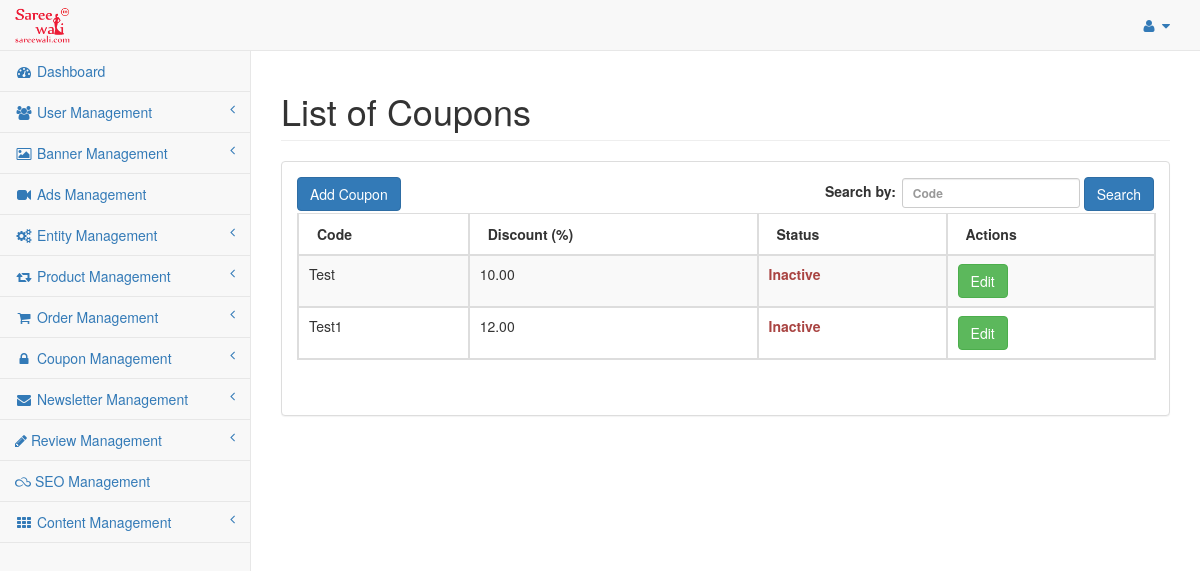
/index.php/admin/coupon/coupon_list, run on the app's committed database.
### tables this page shows
CREATE TABLE `saree_settings` (
  `settings_id` int(11) NOT NULL,
  `sitename` varchar(255) NOT NULL,
  `siteaddress` varchar(255) NOT NULL,
  `logoname` varchar(255) NOT NULL,
  `logopathname` varchar(255) NOT NULL,
  `facebook_page_url` varchar(255) NOT NULL,
  `gst_no` varchar(255) NOT NULL,
  `date_added` int(11) NOT NULL
);

CREATE TABLE `saree_coupon` (
  `coupon_id` int(11) NOT NULL,
  `code` varchar(255) NOT NULL,
  `discount` float(10,2) NOT NULL,
  `status` enum('Y','N') NOT NULL DEFAULT 'N',
  `date_added` int(11) NOT NULL,
  `date_modified` int(11) NOT NULL
);

### application/models/Defaultdata.php (called while the page is built, shortened)
<?php
class Defaultdata extends CI_Model {
	private $mydata = array();
	public function getBackendDefaultData()
	{
		$this->mydata["tot_segments"] = $this->getUrlSegments();
		$this->mydata['general_settings'] = $this->grabSettingData();
		$this->mydata['admin_profile'] = $this->grabProfileData();
		$this->mydata["sidebar"] = $this->load->view('admin/partials/sidebar', null, true);
		$this->data = $this->mydata;
		$this->headerdata = $this->mydata;
		$this->data["header"] = $this->load->view('admin/partials/header', $this->headerdata, true);
		$this->data["head"] = $this->load->view('admin/partials/head', $this->headerdata, true);
		$this->data["footer"] = $this->load->view('admin/partials/footer', null, true);
		return $this->data;
	}
	public function getUrlSegments()
	{
		$all_segment=$this->uri->segment_array();
		return $all_segment;
	}
	public function grabSettingData(){
		$query = $this->db->get(TABLE_SETTINGS);
		return $query->row();
	}
	public function grabProfileData(){
		$query = $this->db->get(TABLE_ADMIN);
		return $query->row();
	}
}
?>

### application/controllers/admin/Coupon.php (called while the page is built, shortened)
<?php if ( ! defined('BASEPATH')) exit('No direct script access allowed');
class Coupon extends CI_Controller{
	public $data = array();
	public function __construct(){
		$this->load->model('coupondata');
		$this->data = $this->defaultdata->getBackendDefaultData();
	}
	public function coupon_list(){
		$like = array();
		parse_str($_SERVER['QUERY_STRING'], $like);
		unset($like['page']);
		$search_key = $this->input->get('code');
		if(isset($search_key) && $search_key){
			$this->data['search_key'] = $search_key;
		}else{
			$this->data['search_key'] = '';
		}
		$coupon_data = $this->coupondata->grab_coupon(array(), $like, array());
		$config['base_url'] = base_url('admin/coupon-list');
		$config['total_rows'] = count($coupon_data);
		$pagination = $this->config->item('pagination');
		$pagination = array_merge($config, $pagination);
		$this->pagination->initialize($pagination);
		$this->data['page'] = ($this->input->get('page')) ? $this->input->get('page') : 0;
		$this->data['pagination'] = $this->pagination->create_links();
		$coupon_paginated_data = $this->coupondata->grab_coupon(array(), $like, array(PAGINATION_PER_PAGE, $this->data['page']));
		$this->data['coupon_details'] = $coupon_paginated_data;
		$this->load->view('admin/coupon_list', $this->data);
	}
}

### index.php (called while the page is built, shortened)
<?php
require_once BASEPATH.'core/CodeIgniter.php';

### application/models/Coupondata.php (called while the page is built, shortened)
<?php
class Coupondata extends CI_Model {
	public function grab_coupon($cond = array(), $like = array(), $limit = array()){
		if(!empty($limit)){
			$per_page = $limit[0];
			$offset = $limit[1];
			$start = max(0, ( $offset -1 ) * $per_page);
			$this->db->limit($per_page, $start);
		}
		$query = $this->db->get(TABLE_COUPON);
		return $query->result();
	}
}

### application/views/admin/coupon_list.php (the view, shortened to what this page needs)
<?php echo $head;?>
<div id="wrapper">
	<?php echo $header;?>
	<div id="page-wrapper" style="min-height: 374px;">
          <div class="row">
              <div class="col-lg-12">
                  <h1 class="page-header">List of Coupons</h1>
              </div>
          </div>
          <div class="row">
              <div class="col-lg-12">
                  <div class="panel panel-default">
				<div class="panel-body">
					<div id="dataTables-example_wrapper" class="dataTables_wrapper form-inline dt-bootstrap no-footer">
					  <div class="row">
						 <div class="col-sm-6">
							<a href="<?php echo base_url('admin/coupon-add');?>" class="btn btn-primary">Add Coupon</a>
						 </div>
						 <div class="col-sm-6">
							<form action="<?php echo base_url('admin/coupon-list');?>" method="GET" role="form">
								<div id="dataTables-example_filter" class="dataTables_filter">
									<label>Search by:<input name="code" type="search" class="form-control input-sm" placeholder="Code" aria-controls="dataTables-example" id="user-search" value="<?php echo $search_key;?>"></label>
									<button type="submit" class="btn btn-primary">Search</button>
								</div>
							</form>
						 </div>
					  </div>
					  <div class="row">
						 <div class="col-sm-12">
							<table width="100%" class="table table-striped table-bordered table-hover dataTable no-footer dtr-inline" id="dataTables-example" role="grid" aria-describedby="dataTables-example_info" style="width: 100%;">
							   <thead>
								  <tr role="row">
									 <th>Code</th>
									 <th>Discount (%)</th>
									 <th>Status</th>
									 <th>Actions</th>
								  </tr>
							   </thead>
							   <tbody>
							    <?php if(!empty($coupon_details)){ ?>
								<?php foreach($coupon_details AS $detail) {?>
								  <tr class="gradeA odd" role="row">
									 <td><?php echo $detail->code;?></td>
									 <td><?php echo $detail->discount;?></td>
									 <td class="center"><?php echo ($detail->status == 'Y' ? '<strong class="text-success">Active</strong>' : '<strong class="text-danger">Inactive</strong>');?></td>
									 <td class="center">
										<a href="<?php echo base_url('admin/coupon-edit/'.$detail->coupon_id);?>" class="btn btn-success" title="Edit">Edit</a>&nbsp;
									</td>
								  </tr>
								  <?php } ?>
								  <?php }else{ ?>
								  <tr class="gradeA odd" role="row"><td colspan="4" style="text-align:center;">No records found</td></tr>
								  <?php } ?>
							   </tbody>
							</table>
						 </div>
					  </div>
					</div>
					</div>
                  </div>
              </div>
          </div>
      </div>
</div>
<?php echo $footer; ?>

### application/views/admin/partials/header.php (shortened to what this page needs)
<nav class="navbar navbar-default navbar-static-top" role="navigation" style="margin-bottom: 0">
	<div class="navbar-header">
		<a class="navbar-brand" href="<?php echo base_url('admin/dashboard');?>">
			<?php
				if(isset($general_settings->logoname) && file_exists(UPLOAD_RELATIVE_LOGO_PATH.$general_settings->logoname)){
			?>
				<img src="<?php echo UPLOAD_LOGO_PATH.$general_settings->logoname.'?v='.time();?>" width="230" height="50">
			<?php
				}
			?>
		</a>
	</div>
	<ul class="nav navbar-top-links navbar-right">
		<li class="dropdown">
			<a class="dropdown-toggle" data-toggle="dropdown" href="#">
				<i class="fa fa-user fa-fw"></i> <i class="fa fa-caret-down"></i>
			</a>
		</li>
	</ul>
	<?php echo $sidebar; ?>
</nav>

### assets/styles/sb-admin-2.css (style rules this page uses)
body { background-color: #f8f8f8; }
#wrapper { width: 100%; }
#page-wrapper { padding: 0 15px; min-height: 568px; background-color: white; }
@media (min-width: 768px) { #page-wrapper { position: inherit; margin: 0 0 0 250px; padding: 0 30px; border-left: 1px solid #e7e7e7; } }
.navbar-top-links { margin-right: 0; }
.navbar-top-links li { display: inline-block; }
.navbar-top-links li:last-child { margin-right: 15px; }
.navbar-top-links li a { padding: 15px; min-height: 50px; }
.navbar-default .navbar-brand { padding: 5px 15px; }
.navbar-brand img { max-height:40px; width:auto; }
table.dataTable thead th, table.dataTable thead td { border-bottom: 1px solid #ddd !important; }
table.dataTable.no-footer { border-bottom: 1px solid #ddd !important; }

### data on the page
saree_settings: logoname (picture)
saree_coupon: code "Test", discount "10.00", status "Inactive"
saree_coupon: code "Test1", discount "12.00", status "Inactive"
